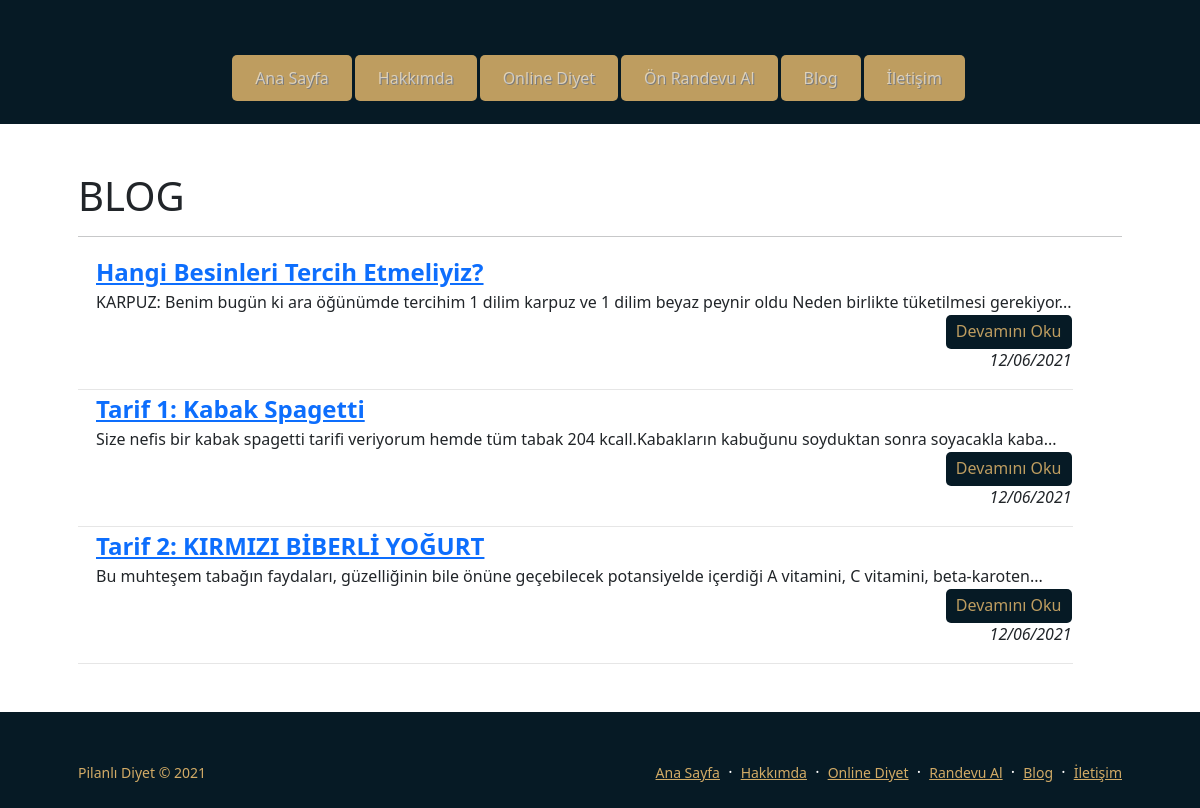
Screenshot of /index.php?sayfa=blog with the database file from the repository.
### tables this page shows
CREATE TABLE `yazilar` (
  `id` int(11) NOT NULL,
  `baslik` varchar(255) DEFAULT NULL,
  `resim` varchar(255) DEFAULT NULL,
  `yazi` longtext DEFAULT NULL,
  `tarih` varchar(255) DEFAULT '',
  `tip` int(11) DEFAULT NULL
);

### sayfalar/blog.php (the view)
<section class="beyaz-bg">
<?php
$blog = $db->query('SELECT * FROM yazilar WHERE tip=3 ORDER BY id');
?>
<div class="container px-5 py-5">
	<div class="row">
    	<div class="col-md-12">
        	<h1>BLOG</h1>
			<hr>
        	<table>
            <?php
            while($yazi = $blog->fetch_assoc()){
				echo '
				<tr class="blog-tr">
                	<td>
                    	<img src="http://pilanlidiyet.com/images/yuklenen/'.$yazi['resim'].'" alt="" class="blog-resim">
                    </td>
                    <td>
                    	<div>
                        	<p class="blog-baslik"><a href="https://pilanlidiyet.com/index.php?sayfa=blog-oku&kimlik='.$yazi['id'].'">'.$yazi['baslik'].'</a></p>
                            <p class="blog-metin">'.mb_substr(strip_tags($yazi['yazi']), 0,125,'UTF-8').'...</p>
							<p class="blog-link"><a href="https://pilanlidiyet.com/index.php?sayfa=blog-oku&kimlik='.$yazi['id'].'">Devamını Oku</a></p>
                            <p class="blog-tarih"><i>12/06/2021</i></p>
                        </div>
                    </td>
                </tr>
				';
			}
			?>
        	</table>
        </div>
    </div>
</div>
</section>

### rows the page displays
yazilar: baslik "Hangi Besinleri Tercih Etmeliyiz?", yazi "KARPUZ: Benim bugün ki ara öğünümde tercihim 1 dilim karpuz ve 1 dilim beyaz peynir oldu Neden birlikte tüketilmesi gerekiyor"
yazilar: baslik "Tarif 1: Kabak Spagetti", yazi "Size nefis bir kabak spagetti tarifi veriyorum hemde tüm tabak 204 kcall.Kabakların kabuğunu soyduktan sonra soyacakla kaba"
yazilar: baslik "Tarif 2: KIRMIZI BİBERLİ YOĞURT", yazi "Bu muhteşem tabağın faydaları, güzelliğinin bile önüne geçebilecek potansiyelde içerdiği A vitamini, C vitamini, beta-karoten"
